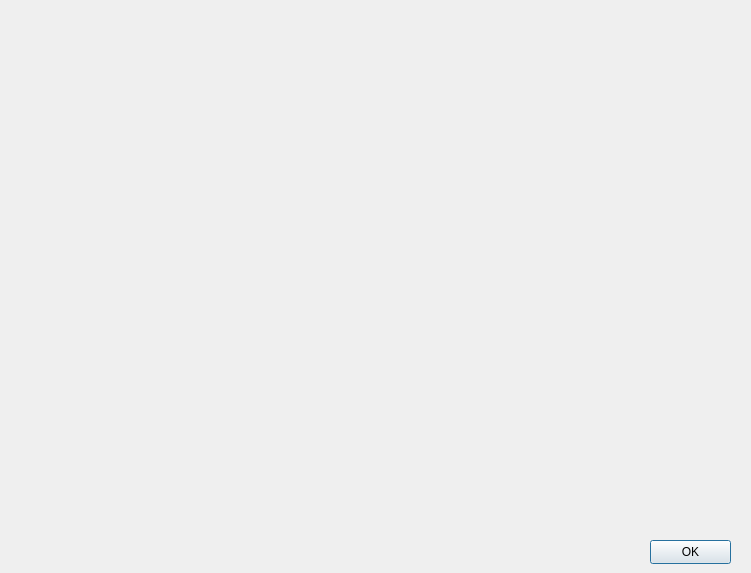
<?xml version="1.0" encoding="UTF-8"?>
<ui version="4.0">
 <class>AddPracticeDialog</class>
 <widget class="QDialog" name="AddPracticeDialog">
  <property name="geometry">
   <rect>
    <x>0</x>
    <y>0</y>
    <width>751</width>
    <height>573</height>
   </rect>
  </property>
  <property name="windowTitle">
   <string>AddPracticeDialog</string>
  </property>
  <widget class="PracticeSettings" name="practiceSettings" native="true">
   <property name="geometry">
    <rect>
     <x>10</x>
     <y>10</y>
     <width>721</width>
     <height>511</height>
    </rect>
   </property>
  </widget>
  <widget class="PracticeDoctorSettings" name="doctorSettings" native="true">
   <property name="geometry">
    <rect>
     <x>320</x>
     <y>290</y>
     <width>411</width>
     <height>231</height>
    </rect>
   </property>
  </widget>
  <widget class="QPushButton" name="okButton">
   <property name="geometry">
    <rect>
     <x>650</x>
     <y>540</y>
     <width>81</width>
     <height>24</height>
    </rect>
   </property>
   <property name="text">
    <string>OK</string>
   </property>
   <property name="default">
    <bool>true</bool>
   </property>
   <property name="flat">
    <bool>false</bool>
   </property>
  </widget>
 </widget>
 <layoutdefault spacing="6" margin="11"/>
 <customwidgets>
  <customwidget>
   <class>PracticeSettings</class>
   <extends>QWidget</extends>
   <header>View/Widgets/PracticeSettings.h</header>
   <container>1</container>
  </customwidget>
  <customwidget>
   <class>PracticeDoctorSettings</class>
   <extends>QWidget</extends>
   <header>View/Widgets/practicedoctorsettings.h</header>
   <container>1</container>
  </customwidget>
 </customwidgets>
 <resources/>
 <connections/>
</ui>
